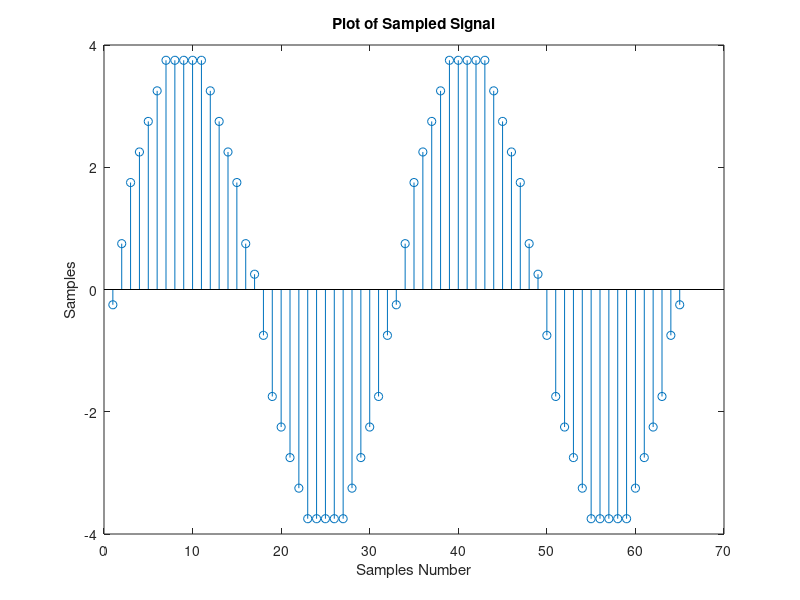
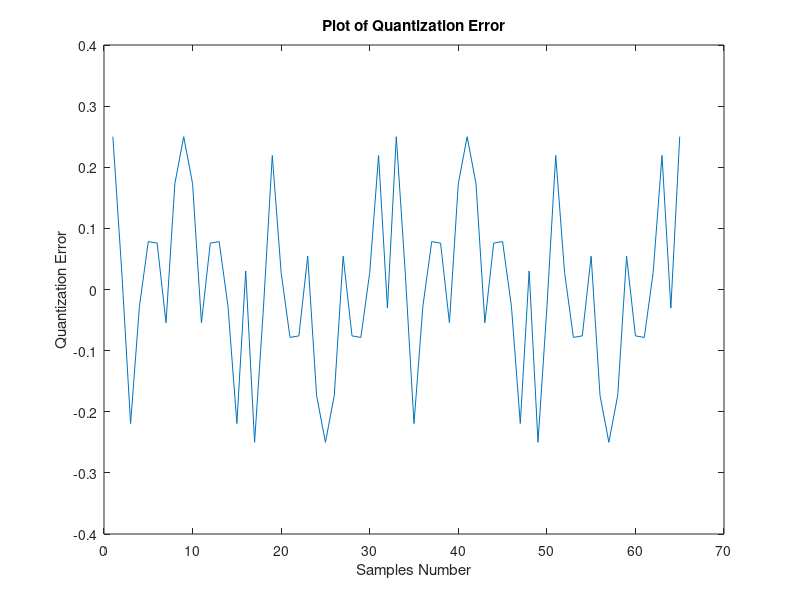

Reproduce these figures in MATLAB, in order.
clc;
close all;
clear all;
disp('Generate 0.02-second sine wave of 100 Hz');
amp= 4;
fs = 3200; 
T = 1/fs;
t = 0:T:0.02; 
sig1=amp* sin (2*pi*100.*t);
min_sig=min(sig1);
max_sig=max(sig1);
sig = amp* sin (2*pi*100.*t); 
nbits= 4;
quint_level=2^nbits; 
s=(max_sig-min_sig)/quint_level;
for jj=min_sig:s:max_sig
sig(sig<=jj+s& sig>=jj)=((2*jj)+s)/2;
end
figure
stem(sig);
title('Plot of Sampled Signal')
xlabel('Samples Number')
ylabel('Samples')
figure
qun_error=sig1-sig;
plot(qun_error);

title('Plot of Quantization Error')
xlabel('Samples Number')
ylabel('Quantization Error')